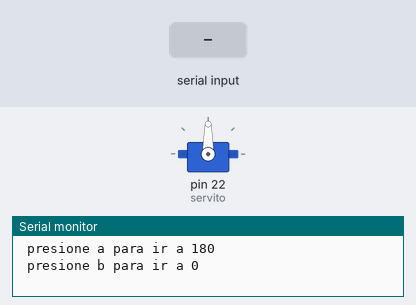
This sketch was run on a simulated Arduino Mega 2560, built with avr-gcc and run on an emulated ATmega2560. On the bench: servo, the last lines printed to the serial monitor. The inputs (shaded band) are chosen by the test bench.

Above: at 1.2 s.
1.3 s: "a" received over Serial
At 1.4 s:
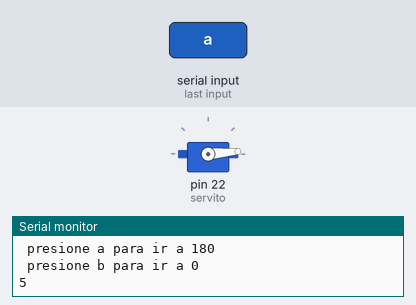
At 2.0 s:
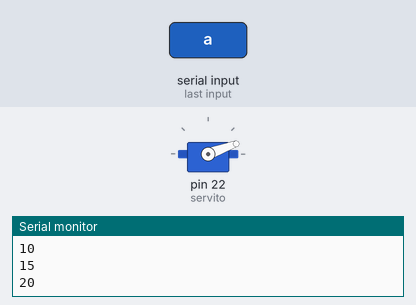
7.3 s: "b" received over Serial
At 7.4 s:
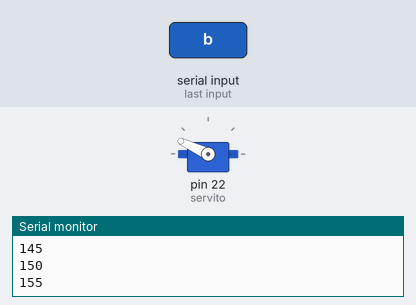
Timing chart, 0 to 16.3 s (numbered marks = the images above; inputs shaded):
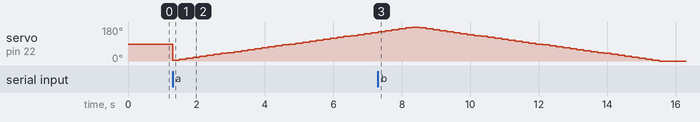

The sketch:

nueva_para_180_a_0.ino
```cpp
#include <Servo.h>
Servo servito;
char letra=0;
int m=0; int n=0;
void setup() {
Serial.begin(9600);
servito.attach(22,800,1500);
Serial.println(" presione a para ir a 180");
Serial.println(" presione b para ir a 0");

}

void loop() {
  if(Serial.available()>0){
 letra=Serial.read();
if(letra=='a' && m==0){  ///punto antes de borrar
  for(m=0;m<=178;m+5){
    m=m+5;
    Serial.println(m);
    servito.write(m);
    delay(200);
  }
 letra='0';
 m=180;
}
 if(letra=='b' && m==180){
  for(m=180;m>=1;m-5){
    m=m-5;
    Serial.println(m);
    servito.write(m);
    delay(200);
  }
  letra='0';
  m=0;
}if(letra=='a' && m==180){
  letra='0';
  m=180;
  Serial.println("ya esta en el 180 no puede volver a ir");
}if(letra=='b' && m==0){
  letra='0';
  m=0;
    Serial.println("ya esta en el 0 no puede volver a ir");
}

return;
}
}
```

Measured:
- after the input at 1.3 s, servo on pin 22 (servito): 90° → 5° at once, → 10° 0.20 s later, → 15° 0.20 s later, → 20° 0.20 s later, … (30 changes in this stretch)
